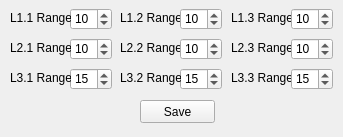
<?xml version="1.0" encoding="UTF-8"?>
<ui version="4.0">
 <class>Range</class>
 <widget class="QWidget" name="Range">
  <property name="geometry">
   <rect>
    <x>0</x>
    <y>0</y>
    <width>343</width>
    <height>137</height>
   </rect>
  </property>
  <property name="windowTitle">
   <string>Form</string>
  </property>
  <widget class="QLabel" name="label_8">
   <property name="geometry">
    <rect>
     <x>231</x>
     <y>10</y>
     <width>61</width>
     <height>16</height>
    </rect>
   </property>
   <property name="text">
    <string>L1.3 Range:</string>
   </property>
  </widget>
  <widget class="QLabel" name="label_4">
   <property name="geometry">
    <rect>
     <x>120</x>
     <y>40</y>
     <width>61</width>
     <height>16</height>
    </rect>
   </property>
   <property name="text">
    <string>L2.2 Range:</string>
   </property>
  </widget>
  <widget class="QSpinBox" name="L32_SB">
   <property name="geometry">
    <rect>
     <x>180</x>
     <y>68</y>
     <width>42</width>
     <height>22</height>
    </rect>
   </property>
   <property name="value">
    <number>15</number>
   </property>
  </widget>
  <widget class="QSpinBox" name="L22_SB">
   <property name="geometry">
    <rect>
     <x>180</x>
     <y>38</y>
     <width>42</width>
     <height>22</height>
    </rect>
   </property>
   <property name="value">
    <number>10</number>
   </property>
  </widget>
  <widget class="QLabel" name="label_9">
   <property name="geometry">
    <rect>
     <x>231</x>
     <y>40</y>
     <width>61</width>
     <height>16</height>
    </rect>
   </property>
   <property name="text">
    <string>L2.3 Range:</string>
   </property>
  </widget>
  <widget class="QSpinBox" name="L21_SB">
   <property name="geometry">
    <rect>
     <x>70</x>
     <y>38</y>
     <width>42</width>
     <height>22</height>
    </rect>
   </property>
   <property name="value">
    <number>10</number>
   </property>
  </widget>
  <widget class="QSpinBox" name="L23_SB">
   <property name="geometry">
    <rect>
     <x>291</x>
     <y>38</y>
     <width>42</width>
     <height>22</height>
    </rect>
   </property>
   <property name="value">
    <number>10</number>
   </property>
  </widget>
  <widget class="QLabel" name="label_2">
   <property name="geometry">
    <rect>
     <x>10</x>
     <y>40</y>
     <width>61</width>
     <height>16</height>
    </rect>
   </property>
   <property name="text">
    <string>L2.1 Range:</string>
   </property>
  </widget>
  <widget class="QPushButton" name="pushButton">
   <property name="geometry">
    <rect>
     <x>140</x>
     <y>100</y>
     <width>75</width>
     <height>23</height>
    </rect>
   </property>
   <property name="text">
    <string>Save</string>
   </property>
  </widget>
  <widget class="QSpinBox" name="L13_SB">
   <property name="geometry">
    <rect>
     <x>291</x>
     <y>8</y>
     <width>42</width>
     <height>22</height>
    </rect>
   </property>
   <property name="maximum">
    <number>100</number>
   </property>
   <property name="value">
    <number>10</number>
   </property>
  </widget>
  <widget class="QSpinBox" name="L31_SB">
   <property name="geometry">
    <rect>
     <x>70</x>
     <y>68</y>
     <width>42</width>
     <height>22</height>
    </rect>
   </property>
   <property name="value">
    <number>15</number>
   </property>
  </widget>
  <widget class="QLabel" name="label_6">
   <property name="geometry">
    <rect>
     <x>120</x>
     <y>70</y>
     <width>61</width>
     <height>16</height>
    </rect>
   </property>
   <property name="text">
    <string>L3.2 Range:</string>
   </property>
  </widget>
  <widget class="QLabel" name="label_7">
   <property name="geometry">
    <rect>
     <x>231</x>
     <y>70</y>
     <width>61</width>
     <height>16</height>
    </rect>
   </property>
   <property name="text">
    <string>L3.3 Range:</string>
   </property>
  </widget>
  <widget class="QLabel" name="label_5">
   <property name="geometry">
    <rect>
     <x>120</x>
     <y>10</y>
     <width>61</width>
     <height>16</height>
    </rect>
   </property>
   <property name="text">
    <string>L1.2 Range:</string>
   </property>
  </widget>
  <widget class="QSpinBox" name="L33_SB">
   <property name="geometry">
    <rect>
     <x>291</x>
     <y>68</y>
     <width>42</width>
     <height>22</height>
    </rect>
   </property>
   <property name="value">
    <number>15</number>
   </property>
  </widget>
  <widget class="QSpinBox" name="L12_SB">
   <property name="geometry">
    <rect>
     <x>180</x>
     <y>8</y>
     <width>42</width>
     <height>22</height>
    </rect>
   </property>
   <property name="maximum">
    <number>100</number>
   </property>
   <property name="value">
    <number>10</number>
   </property>
  </widget>
  <widget class="QLabel" name="label_3">
   <property name="geometry">
    <rect>
     <x>10</x>
     <y>70</y>
     <width>61</width>
     <height>16</height>
    </rect>
   </property>
   <property name="text">
    <string>L3.1 Range:</string>
   </property>
  </widget>
  <widget class="QSpinBox" name="L11_SB">
   <property name="geometry">
    <rect>
     <x>70</x>
     <y>8</y>
     <width>42</width>
     <height>22</height>
    </rect>
   </property>
   <property name="maximum">
    <number>100</number>
   </property>
   <property name="value">
    <number>10</number>
   </property>
  </widget>
  <widget class="QLabel" name="label">
   <property name="geometry">
    <rect>
     <x>10</x>
     <y>10</y>
     <width>61</width>
     <height>16</height>
    </rect>
   </property>
   <property name="text">
    <string>L1.1 Range:</string>
   </property>
  </widget>
 </widget>
 <resources/>
 <connections/>
</ui>
